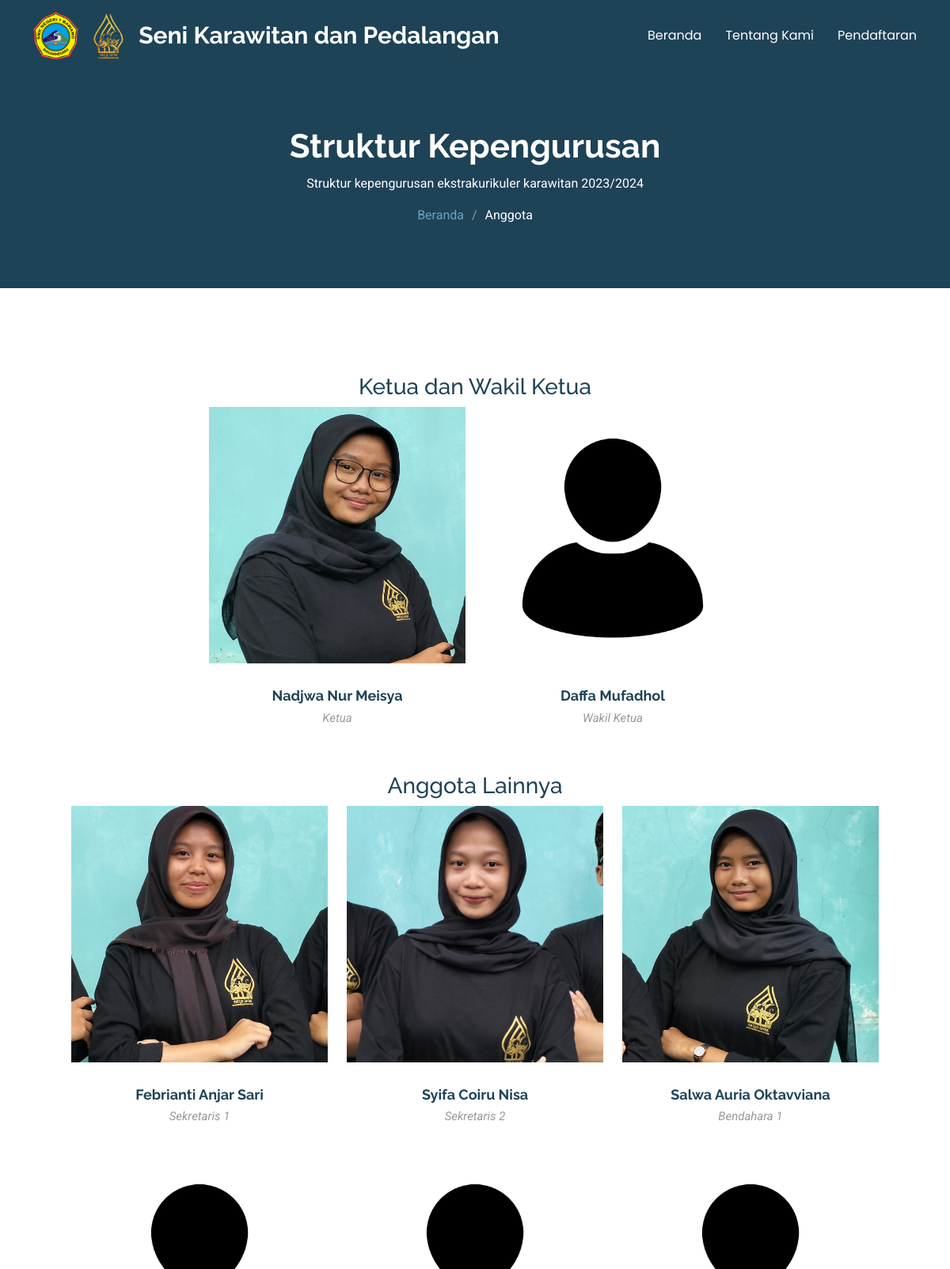
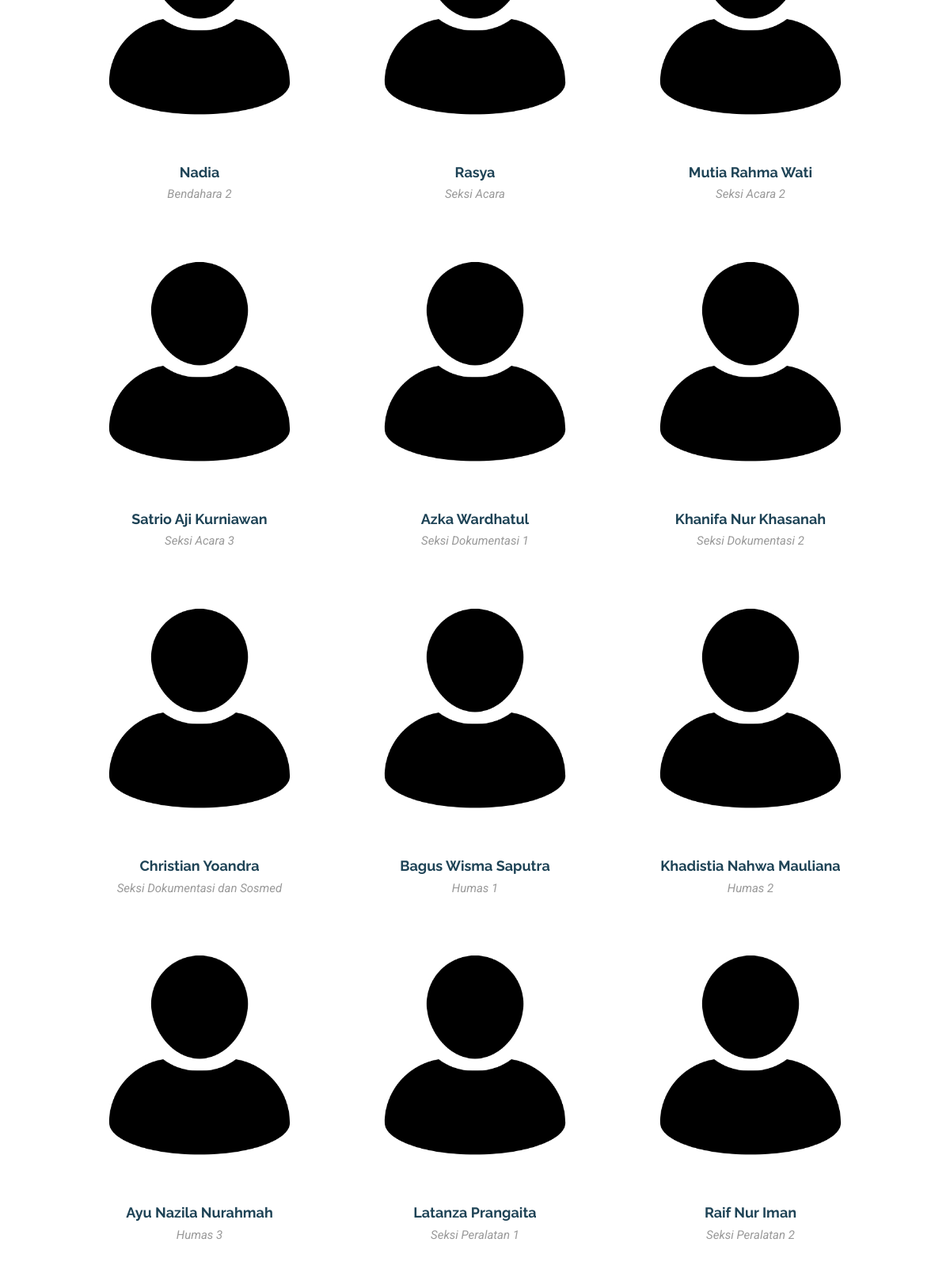
/anggota.php (upper part), run on the app's committed database (2 pictures, top to bottom).
### tables this page shows
CREATE TABLE IF NOT EXISTS `dataanggota` (
  `id` int NOT NULL AUTO_INCREMENT,
  `foto` varchar(225) NOT NULL DEFAULT '0',
  `namaanggota` varchar(225) NOT NULL DEFAULT '0',
  `jabatan` varchar(225) NOT NULL DEFAULT '0',
  `instagram` varchar(225) NOT NULL,
  `facebook` varchar(225) NOT NULL,
  `twitter` varchar(225) NOT NULL,
  `periode` varchar(50) NOT NULL,
  PRIMARY KEY (`id`)
);

### anggota.php (the view, shortened to what this page needs)
<?php
include 'function.php';
$sql = "SELECT periode FROM dataanggota LIMIT 1";
$result = $connect->query($sql);
$periode = '';
if ($result->num_rows > 0) {
    $row = $result->fetch_assoc();
    $periode = $row['periode'];
}
?>
<!DOCTYPE html>
<html lang="en">
<head>
    <link href="assets/vendor/bootstrap/css/bootstrap.min.css" rel="stylesheet">
    <link href="assets/vendor/bootstrap-icons/bootstrap-icons.css" rel="stylesheet">
    <link href="assets/vendor/aos/aos.css" rel="stylesheet">
    <link href="assets/vendor/glightbox/css/glightbox.min.css" rel="stylesheet">
    <link href="assets/vendor/swiper/swiper-bundle.min.css" rel="stylesheet">
    <link href="assets/css/main.css" rel="stylesheet">
</head>
<body class="team-page">
<?php include 'layout/navbar.php';?>
    <main class="main">
        <div class="page-title dark-background">
            <div class="container position-relative">
            <h1>Struktur Kepengurusan</h1>
            <p>Struktur kepengurusan ekstrakurikuler karawitan <?php echo htmlspecialchars($periode); ?></p>
            <nav class="breadcrumbs">
                <ol>
                <li><a href="beranda.php">Beranda</a></li>
                <li class="current">Anggota</li>
                </ol>
            </nav>
            </div>
        </div>
        <section class="py-5">
            <div class="container px-5">
                <section id="team" class="team section">
                    <div class="container">
                        <div class="row gy-5">
                        <?php
                            $sql = "SELECT * FROM dataanggota WHERE jabatan IN ('Ketua', 'Wakil Ketua')";
                            $result = $connect->query($sql);
                            if ($result->num_rows > 0) {
                                echo '<div class="col-12 d-flex justify-content-center">';
                                echo '  <div class="col-12 text-center">';
                                echo '  <h3>Ketua dan Wakil Ketua</h3>';
                                echo '  <div class="row gy-4 d-flex justify-content-center">';
                                while ($row = $result->fetch_assoc()) {
                                    echo '<div class="col-lg-4 col-md-6 member" data-aos="fade-up" data-aos-delay="100">';
                                    echo '    <div class="member-img">';
                                    echo '        <img src="admin/gambar/' . htmlspecialchars($row['foto']) . '" class="img-fluid" alt="">';
                                    echo '    </div>';
                                    echo '    <div class="member-info text-center">';
                                    echo '        <h4>' . htmlspecialchars($row['namaanggota']) . '</h4>';
                                    echo '        <span>' . htmlspecialchars($row['jabatan']) . '</span>';
                                    echo '    </div>';
                                    echo '</div>';
                                }
                                echo '  </div>';
                                echo '</div>';
                                echo '</div>';
                            }
                            $sql = "SELECT * FROM dataanggota WHERE jabatan NOT IN ('Ketua', 'Wakil Ketua')";
                            $result = $connect->query($sql);
                            if ($result->num_rows > 0) {
                                echo '<div class="col-12 d-flex justify-content-center">';
                                echo '  <div class="col-12 text-center">';
                                echo '  <h3>Anggota Lainnya</h3>';
                                echo '  <div class="row gy-4 d-flex justify-content-center">';
                                while ($row = $result->fetch_assoc()) {
                                    echo '<div class="col-lg-4 col-md-6 member" data-aos="fade-up" data-aos-delay="100">';
                                    echo '    <div class="member-img">';
                                    echo '        <img src="admin/gambar/' . htmlspecialchars($row['foto']) . '" class="img-fluid" alt="">';
                                    echo '    </div>';
                                    echo '    <div class="member-info text-center">';
                                    echo '        <h4>' . htmlspecialchars($row['namaanggota']) . '</h4>';
                                    echo '        <span>' . htmlspecialchars($row['jabatan']) . '</span>';
                                    echo '    </div>';
                                    echo '</div>';
                                }
                                echo '  </div>';
                                echo '</div>';
                                echo '</div>';
                            } else {
                                echo '<p>Data anggota tidak tersedia.</p>';
                            }
                        ?>
                        </div>
                    </div>
                </section>
            </div>
        </section>
    </main>
    <?php include 'layout/footer.php'; ?>
</body>
</html>

### assets/css/main.css (style rules this page uses)
:root { --default-font: "Roboto", system-ui, -apple-system, "Segoe UI", Roboto, "Helvetica Neue", Arial, "Noto Sans", "Liberation Sans", sans-serif, "Apple Color Emoji", "Segoe UI Emoji", "Segoe UI Symbol", "Noto Color Emoji"; --heading-font: "Raleway", sans-serif; --nav-font: "Poppins", sans-serif; }
:root { --background-color: #ffffff; --default-color: #555555; --heading-color: #1e4356; --accent-color: #68a4c4; --surface-color: #ffffff; --contrast-color: #ffffff; }
:root { --nav-color: #ffffff; --nav-hover-color: #68a4c4; --nav-mobile-background-color: #ffffff; --nav-dropdown-background-color: #ffffff; --nav-dropdown-color: #555555; --nav-dropdown-hover-color: #68a4c4; }
.dark-background { --background-color: #1e4356; --default-color: #ffffff; --heading-color: #ffffff; --surface-color: #284e62; --contrast-color: #ffffff; }
:root { scroll-behavior: smooth; }
body { color: var(--default-color); background-color: var(--background-color); font-family: var(--default-font); }
a { color: var(--accent-color); text-decoration: none; transition: 0.3s; }
h1, h2, h3, h4, h5, h6 { color: var(--heading-color); font-family: var(--heading-font); }
.page-title { color: var(--default-color); background-color: var(--background-color); padding: 160px 0 80px 0; text-align: center; position: relative; }
.page-title:before { content: ""; background-color: color-mix(in srgb, var(--background-color), transparent 50%); position: absolute; inset: 0; }
.page-title h1 { font-size: 42px; font-weight: 700; margin-bottom: 10px; }
.page-title .breadcrumbs ol { display: flex; flex-wrap: wrap; list-style: none; justify-content: center; padding: 0; margin: 0; font-size: 16px; font-weight: 400; }
.page-title .breadcrumbs ol li+li { padding-left: 10px; }
.page-title .breadcrumbs ol li+li::before { content: "/"; display: inline-block; padding-right: 10px; color: color-mix(in srgb, var(--default-color), transparent 50%); }
section, .section { color: var(--default-color); background-color: var(--background-color); padding: 60px 0; scroll-margin-top: 90px; overflow: clip; }
.team .member { position: relative; }
.team .member .member-img { overflow: hidden; position: relative; }
.team .member .member-img img { position: relative; z-index: 1; }
.team .member .member-info { margin-top: 30px; }
.team .member .member-info h4 { font-weight: 700; margin-bottom: 6px; font-size: 18px; }
.team .member .member-info span { font-style: italic; display: block; font-size: 15px; color: color-mix(in srgb, var(--default-color), transparent 40%); margin-bottom: 10px; }

### data on the page
dataanggota: foto (picture), namaanggota "Nadjwa Nur Meisya", jabatan "Ketua"
dataanggota: foto (picture), namaanggota "Daffa Mufadhol", jabatan "Wakil Ketua"
dataanggota: foto (picture), namaanggota "Febrianti Anjar Sari", jabatan "Sekretaris 1"
dataanggota: foto (picture), namaanggota "Syifa Coiru Nisa", jabatan "Sekretaris 2"
dataanggota: foto (picture), namaanggota "Salwa Auria Oktavviana", jabatan "Bendahara 1"
dataanggota: foto (picture), namaanggota "Nadia", jabatan "Bendahara 2"
dataanggota: foto (picture), namaanggota "Rasya", jabatan "Seksi Acara"
dataanggota: foto (picture), namaanggota "Mutia Rahma Wati", jabatan "Seksi Acara 2"
dataanggota: foto (picture), namaanggota "Satrio Aji Kurniawan", jabatan "Seksi Acara 3"
dataanggota: foto (picture), namaanggota "Azka Wardhatul", jabatan "Seksi Dokumentasi 1"
dataanggota: foto (picture), namaanggota "Khanifa Nur Khasanah", jabatan "Seksi Dokumentasi 2"
dataanggota: foto (picture), namaanggota "Christian Yoandra", jabatan "Seksi Dokumentasi dan Sosmed"
dataanggota: foto (picture), namaanggota "Bagus Wisma Saputra", jabatan "Humas 1"
dataanggota: foto (picture), namaanggota "Khadistia Nahwa Mauliana", jabatan "Humas 2"
dataanggota: foto (picture), namaanggota "Ayu Nazila Nurahmah", jabatan "Humas 3"
dataanggota: foto (picture), namaanggota "Latanza Prangaita", jabatan "Seksi Peralatan 1"
dataanggota: foto (picture), namaanggota "Raif Nur Iman", jabatan "Seksi Peralatan 2"

### other printed values
$periode "2023/2024"
